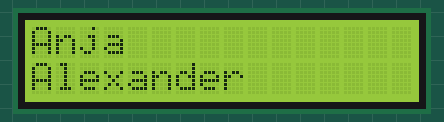
This sketch was run on a simulated Arduino Uno, built with avr-gcc and run on an emulated ATmega328P. On the bench: 16×2 character LCD.

Above: at 0.1 s.
At 1.1 s:
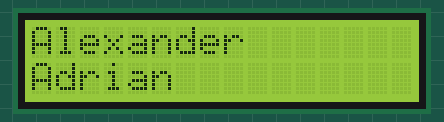
At 2.2 s:
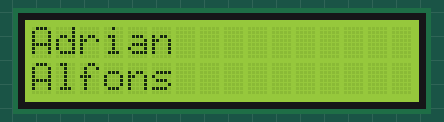
At 3.2 s:
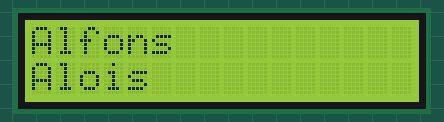

The sketch:

Display_Experiments.ino
```cpp
#include <Wire.h>
#include <LiquidCrystal_PCF8574.h>

int lcdi2c = 0x27;
LiquidCrystal_PCF8574 lcd(lcdi2c);

String names [] = {"Anja", "Alexander",
                   "Adrian", "Alfons",
                   "Alois", "Ariadne"};
int number = 5;

void setup()
{
  lcd.begin(16, 2);
  lcd.setBacklight(255);
}

void loop()
{
  for (int i=1; i< number; i++){
    lcd.clear();
    lcd.setCursor(0, 0);
    lcd.print(names[i-1]);
    lcd.setCursor(0, 1);
    lcd.print(names[i]);
    delay(1000);
   }
}
```

Measured:
- by itself, everything shown: repeats every 4.1 s, in 4 steps
- what the display in image 1 shows lasts 1.0 s, from 1.1 s to 2.1 s
